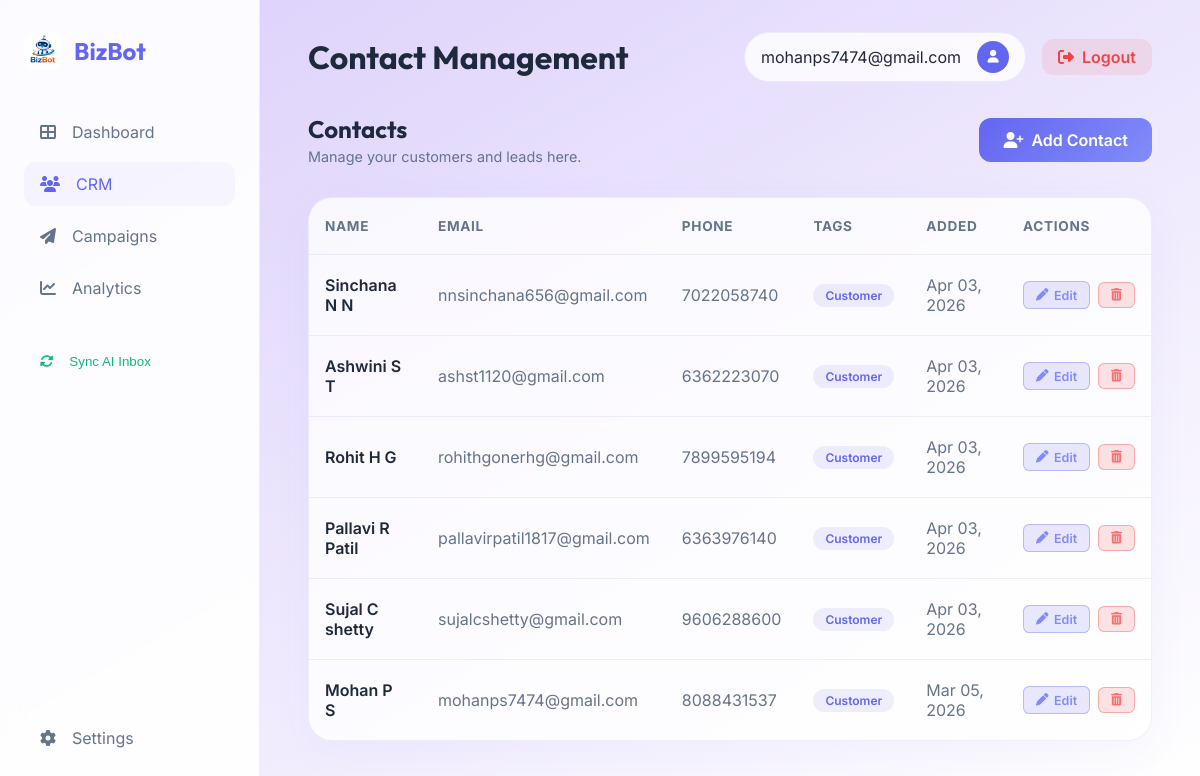
Page /crm/ (signed in) on the committed database.
### crm/models.py (models this page shows, shortened)
class Contact(models.Model):
    first_name = models.CharField(max_length=100)
    last_name = models.CharField(max_length=100)
    email = models.EmailField(unique=True)
    phone_number = models.CharField(max_length=20, blank=True, null=True)
    tags = models.ManyToManyField(Tag, blank=True)
    created_at = models.DateTimeField(auto_now_add=True)
    updated_at = models.DateTimeField(auto_now=True)
    def __str__(self):
        return f"{self.first_name} {self.last_name}"

class Tag(models.Model):
    name = models.CharField(max_length=50, unique=True)

### crm/views.py (the view)
# urls.py: path('', views.contact_list, name='contact_list'),
@login_required
def contact_list(request):
    contacts = Contact.objects.all().order_by('-created_at')
    return render(request, 'crm/contact_list.html', {'contacts': contacts})

### templates/crm/contact_list.html (shortened to what this page needs)
{% extends 'base.html' %}
{% block page_title %}Contact Management{% endblock %}
{% block content %}
<div class="fade-in">
    <div style="display: flex; justify-content: space-between; align-items: center; margin-bottom: 2rem;">
        <div>
            <h2 style="margin-bottom: 0.25rem;">Contacts</h2>
            <p style="color: var(--text-dim); font-size: 0.9rem;">Manage your customers and leads here.</p>
        </div>
        <a href="{% url 'contact_create' %}" class="btn btn-primary">
            <i class="fas fa-user-plus"></i> Add Contact
        </a>
    </div>
    <div class="glass-card" style="padding: 0; overflow: hidden;">
        <table>
            <thead>
                <tr>
                    <th>NAME</th>
                    <th>EMAIL</th>
                    <th>PHONE</th>
                    <th>TAGS</th>
                    <th>ADDED</th>
                    <th>ACTIONS</th>
                </tr>
            </thead>
            <tbody id="contactTableBody">
                {% for contact in contacts %}
                <tr data-id="{{ contact.pk }}">
                    <td style="font-weight: 600;">{{ contact }}</td>
                    <td style="color: var(--text-dim);">{{ contact.email }}</td>
                    <td style="color: var(--text-dim);">{{ contact.phone_number }}</td>
                    <td>
                        {% for tag in contact.tags.all %}
                        <span class="badge">{{ tag.name }}</span>
                        {% endfor %}
                    </td>
                    <td style="color: var(--text-dim);">{{ contact.created_at|date:"M d, Y" }}</td>
                    <td>
                        <div class="action-cell">
                            <a href="{% url 'contact_edit' contact.pk %}" class="btn-edit">
                                <i class="fas fa-pen"></i> Edit
                            </a>
                            <button class="btn-danger" data-pk="{{ contact.pk }}" data-name="{{ contact|escapejs }}"
                                onclick="openDeleteModal(this.dataset.pk, this.dataset.name)">
                                <i class="fas fa-trash-alt"></i>
                            </button>
                        </div>
                    </td>
                </tr>
                {% endfor %}
            </tbody>
        </table>
    </div>
</div>
{% endblock %}

### templates/base.html (shortened to what this page needs)
{% load static %}
<!DOCTYPE html>
<html lang="en">
<head>
    <link rel="stylesheet" href="https://cdnjs.cloudflare.com/ajax/libs/font-awesome/6.4.0/css/all.min.css">
    <link rel="stylesheet" href="{% static 'css/style.css' %}">
</head>
<body>
    <aside>
        <a href="/" class="brand">
            <img src="{% static 'img/logo.jpg' %}" alt="BizBot Logo" class="brand-logo">
            <span>BizBot</span>
        </a>
        <ul class="nav-links">
            <li class="nav-item">
                <a href="{% url 'dashboard' %}"
                    class="nav-link {% if request.resolver_match.url_name == 'dashboard' %}active{% endif %}">
                    <i class="fas fa-th-large"></i>
                    <span>Dashboard</span>
                </a>
            </li>
            <li class="nav-item">
                <a href="{% url 'contact_list' %}" class="nav-link {% if 'crm' in request.path %}active{% endif %}">
                    <i class="fas fa-users"></i>
                    <span>CRM</span>
                </a>
            </li>
            <li class="nav-item">
                <a href="{% url 'campaign_list' %}"
                    class="nav-link {% if 'campaigns' in request.path %}active{% endif %}">
                    <i class="fas fa-paper-plane"></i>
                    <span>Campaigns</span>
                </a>
            </li>
            <li class="nav-item">
                <a href="{% url 'analytics' %}" class="nav-link {% if request.resolver_match.url_name == 'analytics' %}active{% endif %}">
                    <i class="fas fa-chart-line"></i>
                    <span>Analytics</span>
                </a>
            </li>
            <li class="nav-item" style="margin-top: 2rem;">
                <button onclick="syncAIInbox()" id="syncBtn" class="nav-link" style="background: none; border: none; width: 100%; cursor: pointer; color: var(--accent);">
                    <i class="fas fa-sync-alt" id="syncIcon"></i>
                    <span>Sync AI Inbox</span>
                </button>
            </li>
        </ul>
        <div class="nav-item" style="margin-top: auto;">
            <a href="{% url 'settings' %}" class="nav-link {% if request.resolver_match.url_name == 'settings' %}active{% endif %}">
                <i class="fas fa-cog"></i>
                <span>Settings</span>
            </a>
        </div>
    </aside>
    <main>
        <header class="top-bar">
            <h1>{% block page_title %}Dashboard{% endblock %}</h1>
            <div style="display: flex; align-items: center; gap: 1rem;">
                <div class="user-profile">
                    <span>{{ user.username|default:"Business Owner" }}</span>
                    <div class="avatar">
                        <i class="fas fa-user"></i>
                    </div>
                </div>
                <a href="{% url 'handle_logout' %}" class="btn"
                    style="background: rgba(239, 68, 68, 0.1); color: #ef4444; padding: 0.5rem 1rem;">
                    <i class="fas fa-sign-out-alt"></i> Logout
                </a>
            </div>
        </header>
        {% block content %}{% endblock %}
    </main>
</body>
</html>

### static/css/style.css (style rules this page uses)
:root { --primary: #6366f1; --primary-light: #818cf8; --secondary: #ec4899; --bg-dark: #f8fafc; --bg-card: rgba(255, 255, 255, 0.8); --text-main: #1e293b; --text-dim: #64748b; --accent: #10b981; --glass-border: rgba(99, 102, 241, 0.1); }
* { margin: 0; padding: 0; box-sizing: border-box; }
body { font-family: 'Inter', sans-serif; background-color: var(--bg-dark); color: var(--text-main); background-image: linear-gradient(150deg, rgba(200, 179, 250, 0.607), white); background-repeat: no-repeat; background-attachment: fixed; min-height: 100vh; display: flex; overflow-x: hidden; }
h1, h2, h3, .brand, .form_container h1 { font-family: 'Outfit', sans-serif; }
aside { width: 260px; background: rgba(255, 255, 255, 0.9); backdrop-filter: blur(10px); border-right: 1px solid var(--glass-border); height: 100vh; position: fixed; left: 0; top: 0; z-index: 100; padding: 2rem 1.5rem; display: flex; flex-direction: column; }
.brand { font-size: 1.5rem; font-weight: 700; margin-bottom: 2.5rem; display: flex; align-items: center; gap: 0.75rem; color: var(--primary); text-decoration: none; }
.brand-logo { width: 38px; height: 38px; object-fit: contain; border-radius: 10px; }
.nav-links, .nav_links { list-style: none; flex-grow: 1; }
.nav-item { margin-bottom: 0.5rem; }
.nav-link, .nav_links a { display: flex; align-items: center; gap: 1rem; padding: 0.75rem 1rem; color: var(--text-dim); text-decoration: none; border-radius: 12px; transition: all 0.3s ease; }
.nav-link:hover, .nav-link.active, .nav_links a:hover { background: rgba(99, 102, 241, 0.05); color: var(--primary); }
main { flex-grow: 1; padding: 2rem 3rem; margin-left: 260px; max-width: calc(100% - 260px); }
.top-bar { display: flex; justify-content: space-between; align-items: center; margin-bottom: 2rem; }
.user-profile { display: flex; align-items: center; gap: 1rem; background: var(--bg-card); padding: 0.5rem 1rem; border-radius: 50px; border: 1px solid var(--glass-border); }
.avatar { width: 32px; height: 32px; border-radius: 50%; background: var(--primary); color: white; display: flex; align-items: center; justify-content: center; font-size: 0.8rem; }
.glass-card, .form_container { background: var(--bg-card); backdrop-filter: blur(12px); border: 1px solid var(--glass-border); border-radius: 24px; padding: 2rem; box-shadow: 0 10px 40px rgba(99, 102, 241, 0.05); }
.btn, .input_feilds button { padding: 0.75rem 1.5rem; border-radius: 12px; font-weight: 600; cursor: pointer; transition: all 0.3s ease; text-decoration: none; display: inline-flex; align-items: center; gap: 0.5rem; border: none; font-family: inherit; }
.btn-primary, .input_feilds button { background: linear-gradient(135deg, var(--primary), var(--primary-light)); color: white; }
table { width: 100%; border-collapse: collapse; }
th { text-align: left; color: var(--text-dim); font-size: 0.85rem; padding: 1.25rem 1rem; border-bottom: 1px solid var(--glass-border); letter-spacing: 0.05em; font-weight: 700; }
td { padding: 1.25rem 1rem; border-bottom: 1px solid var(--glass-border); }
tr:last-child td { border-bottom: none; }
.badge { padding: 0.25rem 0.75rem; border-radius: 50px; font-size: 0.75rem; font-weight: 600; background: rgba(99, 102, 241, 0.1); color: var(--primary); display: inline-flex; align-items: center; }
.fade-in { animation: fadeIn 0.5s ease forwards; }

### templates/crm/contact_list.html (style rules this page uses)
.btn-edit { background: rgba(99, 102, 241, 0.15); color: #818cf8; border: 1px solid rgba(99, 102, 241, 0.35); padding: 0.35rem 0.75rem; border-radius: 0.4rem; font-size: 0.78rem; font-weight: 600; cursor: pointer; display: inline-flex; align-items: center; gap: 0.35rem; text-decoration: none; transition: background 0.2s, transform 0.15s, box-shadow 0.2s; }
.btn-danger { background: rgba(239, 68, 68, 0.15); color: #f87171; border: 1px solid rgba(239, 68, 68, 0.35); padding: 0.35rem 0.75rem; border-radius: 0.4rem; font-size: 0.78rem; font-weight: 600; cursor: pointer; display: inline-flex; align-items: center; gap: 0.35rem; transition: background 0.2s, transform 0.15s, box-shadow 0.2s; }
.action-cell { display: flex; gap: 0.5rem; align-items: center; }

### rows in the picture
Contact: first_name+last_name "Sinchana N N", email "nnsinchana656@gmail.com", phone_number "7022058740", created_at "Apr 03, 2026"
Tag: name "Customer"
Contact: first_name+last_name "Ashwini S T", email "ashst1120@gmail.com", phone_number "6362223070", created_at "Apr 03, 2026"
Contact: first_name+last_name "Rohit H G", email "rohithgonerhg@gmail.com", phone_number "7899595194", created_at "Apr 03, 2026"
Contact: first_name+last_name "Pallavi R Patil", email "pallavirpatil1817@gmail.com", phone_number "6363976140", created_at "Apr 03, 2026"
Contact: first_name+last_name "Sujal C shetty", email "sujalcshetty@gmail.com", phone_number "9606288600", created_at "Apr 03, 2026"
Contact: first_name+last_name "Mohan P S", email "mohanps7474@gmail.com", phone_number "8088431537", created_at "Mar 05, 2026"

### other values in the picture
{{ user.username|default:"Business Owner" }} "mohanps7474@gmail.com"
